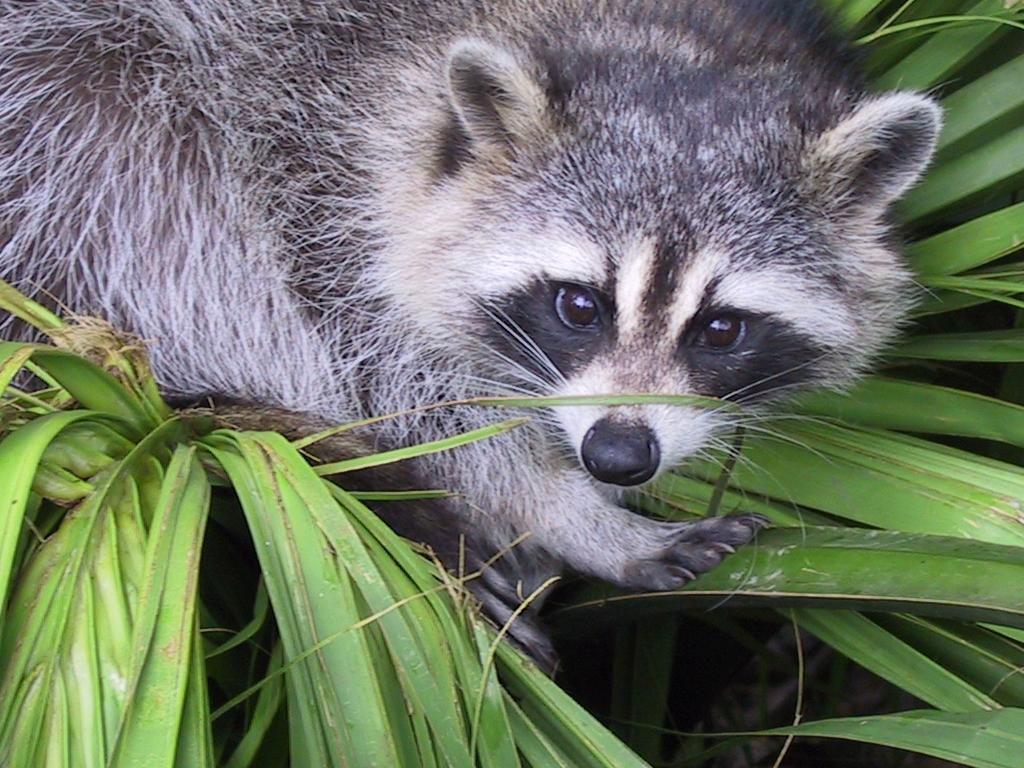
#> input picture Array/ex03/animal.jpeg, 1024 x 768 px
$ python zoom.py
#> lines starting #> are read from the running program, lines starting #| are printed output that depends on the picture
### Array/ex03/load_image.py
from PIL import Image
import numpy as np
import os


def ft_load(path: str):
    """
    Load an image, prints its format, and its pixelscontent in RGB format.
    """
#> called with path = 'animal.jpeg'
    try:
        if not path.lower().endswith(('.jpg', '.jpeg')):
            raise ValueError(
                "Unsupported file format. Only .jpg and .jpeg are allowed."
            )
        if not os.path.exists(path):
            raise FileNotFoundError(f"The file {path} does not exist.")
        img = Image.open(path)
#> img is the input picture: PIL image 1024x768 RGB; mean R, G, B 110.7, 117.7, 102.1
        img = np.array(img)
        print(f"The shape of image is: {img.shape}")
#| The shape of image is: (768, 1024, 3)
        print(img)
#> (printed output is left out)
        return img
    except (ValueError, FileNotFoundError) as e:
        print(f"An error occurred: {e}")
        return None

### Array/ex03/zoom.py
import matplotlib.pyplot as plt
from load_image import ft_load


def display_image(image):
    """
    Display the image using matplotlib.
    """
    try:
        plt.imshow(image, cmap='gray')
        plt.show()
    except KeyboardInterrupt:
        print("Image display interrupted by user.")


def main(xmin=450, xmax=850, ymin=150, ymax=550):
    """
    Zooms into a specified region of the image.
    """

    image = ft_load("animal.jpeg")
    if image is None:
        print("No image to zoom.")
        return None

    height, width, _ = image.shape
#> height = 768; width = 1024
    xmin = max(0, min(xmin, width - 1))
#> xmin = 450
    xmax = max(0, min(xmax, width - 1))
#> xmax = 850
    ymin = max(0, min(ymin, height - 1))
#> ymin = 150
    ymax = max(0, min(ymax, height - 1))
#> ymax = 550
    if xmin >= xmax or ymin >= ymax:
        print("Invalid zoom coordinates.")
        return None
    zoomed_image = image[ymin:ymax, xmin:xmax, 0:1]
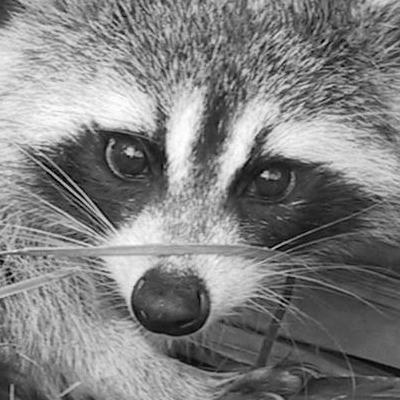
#> zoomed_image: shape (400, 400, 1); min 0, max 255, mean 128.1
    print(f"New shape after slicing: {zoomed_image.shape}")
#| New shape after slicing: (400, 400, 1)
    print(zoomed_image)
#> (printed output is left out)
    display_image(zoomed_image)
    return zoomed_image


if __name__ == "__main__":
    main()
